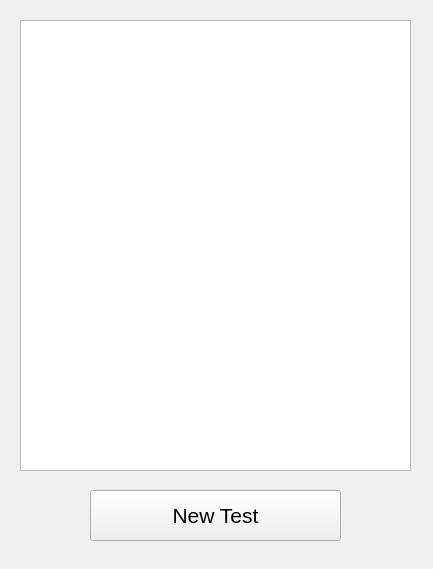
<?xml version="1.0" encoding="UTF-8"?>
<ui version="4.0">
 <class>ResultsMenu</class>
 <widget class="QWidget" name="ResultsMenu">
  <property name="geometry">
   <rect>
    <x>0</x>
    <y>0</y>
    <width>433</width>
    <height>569</height>
   </rect>
  </property>
  <property name="windowTitle">
   <string>Form</string>
  </property>
  <widget class="QPushButton" name="newTestButton">
   <property name="geometry">
    <rect>
     <x>90</x>
     <y>490</y>
     <width>251</width>
     <height>51</height>
    </rect>
   </property>
   <property name="font">
    <font>
     <pointsize>16</pointsize>
    </font>
   </property>
   <property name="text">
    <string>New Test</string>
   </property>
  </widget>
  <widget class="QTextEdit" name="textEdit">
   <property name="geometry">
    <rect>
     <x>20</x>
     <y>20</y>
     <width>391</width>
     <height>451</height>
    </rect>
   </property>
  </widget>
 </widget>
 <resources/>
 <connections/>
</ui>
